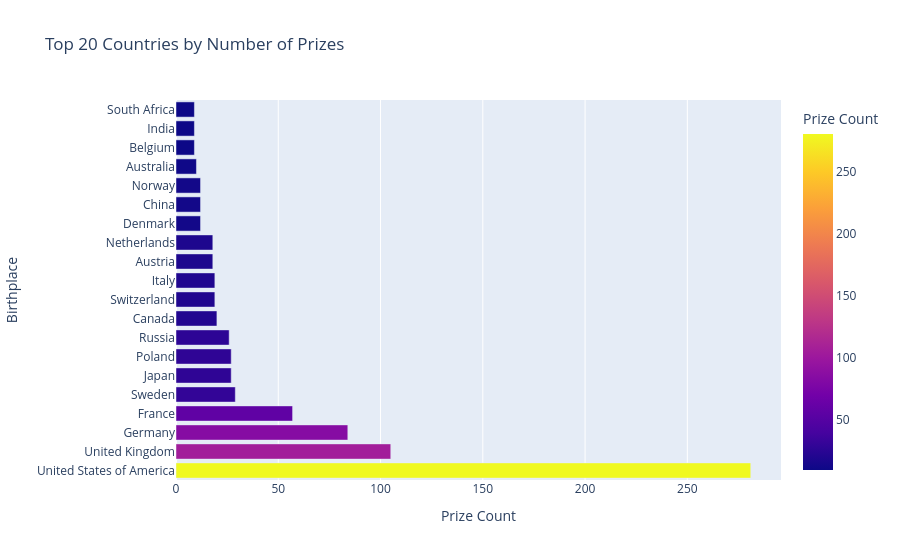

Notebook code cell kept with this figure:
### Code cell
fig = px.bar(top20_countries, x='prize', y='birth_country_current',
            title = "Top 20 Countries by Number of Prizes",
            color=top20_countries.prize,
            labels = {'prize': "Prize Count",
                      'birth_country_current': "Birthplace"},
            hover_data=["prize"])
fig.update_traces(textfont_size=12, textangle=0, textposition="outside", cliponaxis=False)
fig.show()

### Figure 1 — Plotly figure (JSON) as saved in the notebook; plotly's stock layout.template omitted (floating-point values rounded to 4 significant figures)
{"data": [{"cliponaxis": false, "hovertemplate": "Prize Count=%{marker.color}<br>Birthplace=%{y}<extra></extra>", "legendgroup": "", "marker": {"color": [281, 105, 84, 57, 29, 27, 27, 26, 20, 19, 19, 18, 18, 12, 12, 12, 10, 9, 9, 9], "coloraxis": "coloraxis", "pattern": {"shape": ""}}, "name": "", "orientation": "h", "showlegend": false, "textangle": 0, "textfont": {"size": 12}, "textposition": "outside", "type": "bar", "x": [281, 105, 84, 57, 29, 27, 27, 26, 20, 19, 19, 18, 18, 12, 12, 12, 10, 9, 9, 9], "xaxis": "x", "y": ["United States of America", "United Kingdom", "Germany", "France", "Sweden", "Japan", "Poland", "Russia", "Canada", "Switzerland", "Italy", "Austria", "Netherlands", "Denmark", "China", "Norway", "Australia", "Belgium", "India", "South Africa"], "yaxis": "y"}], "layout": {"barmode": "relative", "coloraxis": {"colorbar": {"title": {"text": "Prize Count"}}, "colorscale": [[0, "#0d0887"], [0.1111, "#46039f"], [0.2222, "#7201a8"], [0.3333, "#9c179e"], [0.4444, "#bd3786"], [0.5556, "#d8576b"], [0.6667, "#ed7953"], [0.7778, "#fb9f3a"], [0.8889, "#fdca26"], [1, "#f0f921"]]}, "legend": {"tracegroupgap": 0}, "title": {"text": "Top 20 Countries by Number of Prizes"}, "xaxis": {"anchor": "y", "domain": [0, 1], "title": {"text": "Prize Count"}}, "yaxis": {"anchor": "x", "domain": [0, 1], "title": {"text": "Birthplace"}}}}
